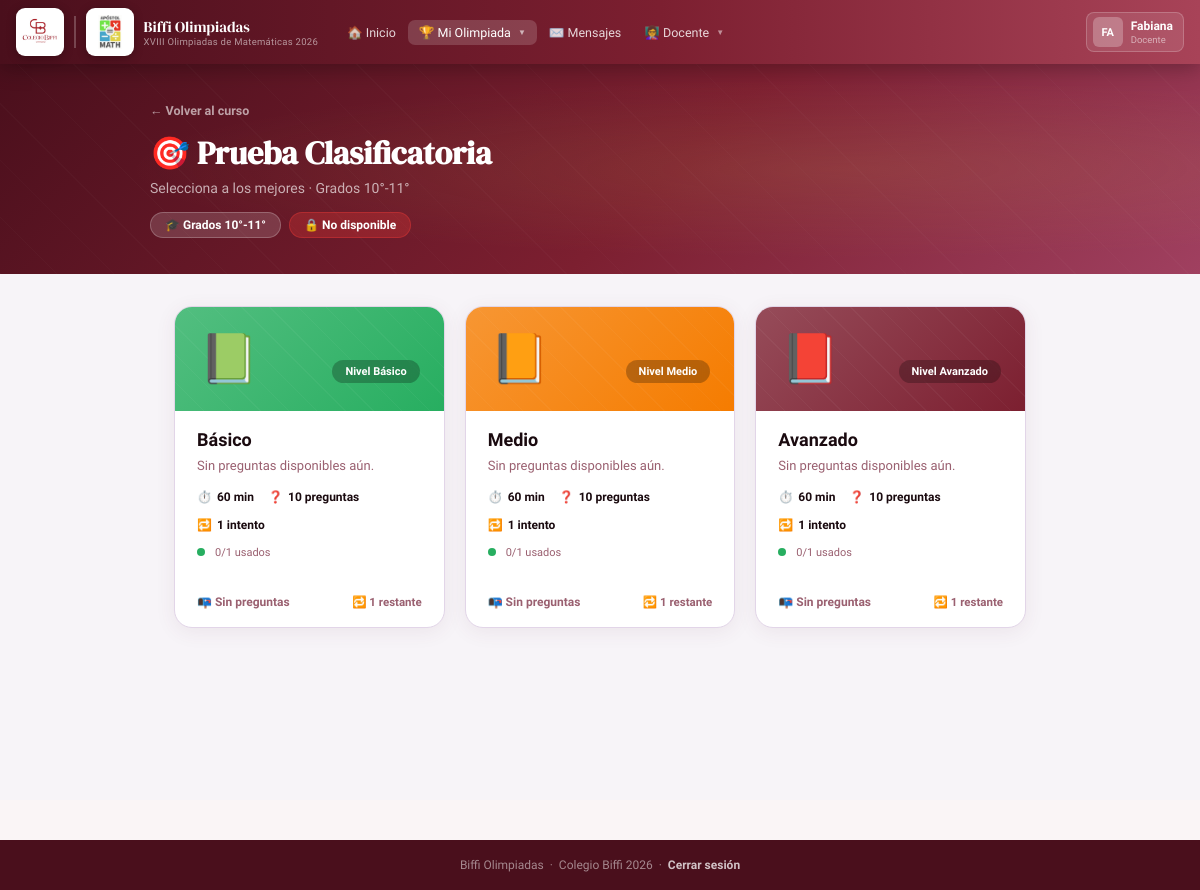
The app's page /pruebas.php?tipo=clasificatoria (signed in) with its own data.
### tables this page shows
CREATE TABLE IF NOT EXISTS `pruebas_config` (
  `id`                INT AUTO_INCREMENT PRIMARY KEY,
  `tipo_prueba`       ENUM('simulacro','clasificatoria','selectiva','final') NOT NULL,
  `grupo_grado`       ENUM('4-5','6-7','8-9','10-11') NOT NULL,
  `tiempo_limite_min` TINYINT UNSIGNED DEFAULT NULL,
  `num_preguntas`     TINYINT UNSIGNED DEFAULT 10,
  `max_intentos`      TINYINT UNSIGNED DEFAULT 0 COMMENT '0 = ilimitado',
  `habilitada`        TINYINT(1) DEFAULT 0,
  `instrucciones`     TEXT DEFAULT NULL,
  `creado_en`         DATETIME DEFAULT CURRENT_TIMESTAMP,
  UNIQUE KEY `config_unica` (`tipo_prueba`, `grupo_grado`)
);

### includes/config.php (called while the page is built, shortened)
<?php
function isDocente() { return in_array($_SESSION['rol'] ?? '', ['admin','docente']); }
function grupoDeGrado(?int $grado): string {
    if($grado === null) return '10-11';
    return '10-11';
}
function miGrupo(): string {
    return grupoDeGrado($_SESSION['grado'] ?? null);
}
function etiquetaGrupo(string $g): string {
    return ['4-5'=>'Grados 4°-5°','6-7'=>'Grados 6°-7°',
            '8-9'=>'Grados 8°-9°','10-11'=>'Grados 10°-11°'][$g] ?? $g;
}
function pruebaHabilitada($pdo, string $tipo, string $grupo): bool {
    try {
        $s = $pdo->prepare("SELECT habilitada FROM secciones WHERE nombre=? LIMIT 1");
        $s->execute([$tipo]);
        $val = $s->fetchColumn();
        return (int)$val === 1;
    } catch(\Exception $e){ return false; }
}
function intentosRestantes($pdo, int $uid, string $tipo, string $grupo, ?string $nivel=null): int {
    try {
        $c = $pdo->prepare("SELECT max_intentos FROM pruebas_config WHERE tipo_prueba=? AND grupo_grado=? LIMIT 1");
        $c->execute([$tipo,$grupo]); $max = $c->fetchColumn();
        $gg_escaped = str_replace('_', '\\_', $grupo);
        if($nivel){
            $niv_escaped = str_replace('_', '\\_', $nivel);
            $patron = $niv_escaped.'\\_'.$gg_escaped.'\\_'.$tipo;
        } else {
            $patron = '%\\_'.$gg_escaped.'\\_'.$tipo;
        }
        $usados = $pdo->prepare("SELECT COUNT(*) FROM resultados WHERE usuario_id=? AND nivel LIKE ? ESCAPE '\\\\'");
        $usados->execute([$uid, $patron]);
        $n = (int)$usados->fetchColumn();
        return max(0, (int)$max - $n);
    } catch(\Exception $e){ return -1; }
}
function tiposPrueba(): array {
    return [
        'simulacro'     => ['🏋️',  'Simulacro',           'Práctica libre, sin límite de tiempo'],
        'clasificatoria'=> ['🎯',  'Prueba Clasificatoria','Selecciona a los mejores'],
        'selectiva'     => ['⭐',  'Prueba Selectiva',     'Segunda fase oficial'],
        'final'         => ['🏆',  'Prueba Final',         'Gran final de las olimpiadas'],
    ];
}
?>

### pruebas.php (the view, shortened to what this page needs)
<?php
require_once 'includes/config.php';
$mi_grupo = miGrupo();
$tipo     = $_GET['tipo'] ?? 'simulacro';
$tipos_info = tiposPrueba();
$tipo_info  = $tipos_info[$tipo];
$habilitada = pruebaHabilitada($pdo, $tipo, $mi_grupo);
$nivel_estudiante = strtolower($_SESSION['nivel'] ?? '');
$niveles_labels = [
    'basico' => 'BÁSICO',
    'medio' => 'MEDIO',
    'avanzado' => 'AVANZADO',
];
$grupos_labels = [
    '4-5' => '4° y 5°',
    '6-7' => '6° y 7°',
    '8-9' => '8° y 9°',
    '10-11' => '10° y 11°',
];
$nivel_banner = $niveles_labels[$nivel_estudiante] ?? strtoupper($nivel_estudiante);
$grupo_banner = $grupos_labels[$mi_grupo] ?? etiquetaGrupo($mi_grupo);
$niveles = ['basico'=>['📗','Básico','#27AE60'],
            'medio' =>['📙','Medio', '#F57C00'],
            'avanzado'=>['📕','Avanzado','#7C1F30']];
$info_niveles = [];
foreach($niveles as $niv=>[$ico,$lbl,$color]){
    try {
        $c = $pdo->prepare("SELECT COUNT(*) FROM preguntas WHERE tipo_prueba=? AND grupo_grado=? AND nivel=?");
        $c->execute([$tipo,$mi_grupo,$niv]); $cnt=(int)$c->fetchColumn();
    } catch(\Exception $e){}
    $cfg = null;
    try {
        $s = $pdo->prepare("SELECT * FROM pruebas_config WHERE tipo_prueba=? AND grupo_grado=?");
        $s->execute([$tipo,$mi_grupo]); $cfg=$s->fetch();
    } catch(\Exception $e){}
    $intentos_rest = intentosRestantes($pdo,(int)$_SESSION['user_id'],$tipo,$mi_grupo,$niv);
    $max_int       = intval($cfg['max_intentos']??0);
    if($max_int>0){
        $niv_e = str_replace('_','\\_',$niv);
        $gg_e  = str_replace('_','\\_',$mi_grupo);
        $patron_niv = $niv_e.'\\_'.$gg_e.'\\_'.$tipo;
        $u=$pdo->prepare("SELECT COUNT(*) FROM resultados WHERE usuario_id=? AND nivel LIKE ? ESCAPE '\\\\'");
        $u->execute([$_SESSION['user_id'],$patron_niv]); $usado=(int)$u->fetchColumn();
    }
    $bloqueado  = (!isDocente() && $tipo!=='simulacro' && $max_int>0 && $intentos_rest===0);
    $disponible = !$bloqueado;
    $info_niveles[$niv] = compact('ico','lbl','color','cnt','cfg','intentos_rest','max_int','usado','bloqueado','disponible');
}
require_once 'includes/header.php';
?>
<div class="sel-page">
  <div class="sel-hero">
    <div class="sel-hero-inner">
      <a href="curso.php" class="sel-back">← Volver al curso</a>
      <h1><?=$tipo_info[0]?> <?=$tipo_info[1]?></h1>
      <p><?=$tipo_info[2]?> · <?=etiquetaGrupo($mi_grupo)?></p>
      <div class="sel-hero-badges">
        <span class="shb">🎓 <?=etiquetaGrupo($mi_grupo)?></span>
        <?php if($habilitada): ?>
        <span class="shb" style="background:rgba(39,174,96,.3);border-color:rgba(39,174,96,.4)">✅ Disponible</span>
        <?php else: ?>
        <span class="shb" style="background:rgba(229,57,53,.3);border-color:rgba(229,57,53,.4)">🔒 No disponible</span>
        <?php endif ?>
      </div>
    </div>
  </div>
  <div class="sel-body">
    <?php if($tipo === 'clasificatoria' && !isDocente()): ?>
    <?php $clas_info = $info_niveles[$nivel_estudiante] ?? reset($info_niveles); ?>
    <?php $clas_href = 'simulacro.php?tipo='.$tipo.'&nivel='.$nivel_estudiante; ?>
    <div class="clas-wrap">
      <div class="clas-banner">
        <span class="clas-dot"></span>
        <div class="clas-banner-text">
          <strong>ESTÁS INSCRITO EN EL NIVEL <?=$nivel_banner?></strong>
          <span>| GRADOS <?=$grupo_banner?></span>
        </div>
      </div>
      <div class="clas-card">
        <div class="clas-head">
          <h2>PRUEBA CLASIFICATORIA 2026</h2>
          <p>XVIII OLIMPIADAS DE MATEMÁTICAS UIS - SECUNDARIA</p>
        </div>
        <div class="clas-body">
          <section class="rule-sec">
            <div class="rule-title green">✏️ 1. ELEMENTOS PERMITIDOS</div>
            <div class="rule-text">
              Para la presentación de la Prueba Clasificatoria, <strong>únicamente</strong> está permitido el uso de:
            </div>
            <div class="tag-list">
              <span class="tag-item">Hojas blancas</span>
              <span class="tag-item">Lápiz</span>
              <span class="tag-item">Borrador</span>
              <span class="tag-item">Sacapuntas</span>
            </div>
          </section>
          <section class="rule-sec red">
            <div class="rule-title red">⚠️ 2. CAUSALES DE ANULACIÓN</div>
            <div class="rule-text">La prueba será anulada en los siguientes casos:</div>
            <ul class="rule-list">
              <li>Suplantación de identidad del estudiante.</li>
              <li>Acceso a páginas de internet distintas a la plataforma Moodle.</li>
              <li>Uso de inteligencia artificial, calculadoras, celulares, libros, apuntes o cualquier otro material no autorizado en Elementos permitidos.</li>
            </ul>
            <div class="rule-text">
              En caso de que un estudiante incumpla estas reglas, o las establecidas por el colegio en el marco de la logística para la presentación de la prueba, el docente enlace deberá reportar la falta al correo <strong>olimpiadas.matematicas@uis.edu.co</strong> para proceder con la anulación de la prueba.
            </div>
          </section>
          <section class="rule-sec teal">
            <div class="rule-title teal">🛡️ 3. HONOR OLÍMPICO</div>
            <div class="rule-text">
              El Comité Organizador de las OMU para Secundaria – 2026, presumirá el <strong>honor olímpico de cada uno</strong> de los participantes, así como el de las instituciones que representan, en los términos del juramento que a continuación se presenta:
            </div>
            <div class="oath-box">
              "Al ingresar a la Prueba Clasificatoria, juro abstenerme de compartir o recibir las preguntas o las respuestas del cuestionario, así como recibir ayuda de terceros en su realización, o cualquier otro acto deshonesto que pueda conducir a la trampa, al fraude, perjudique a mis compañeros competidores o lesione el buen nombre de mi colegio y de mi familia, en el marco de las Olimpiadas de Matemáticas UIS."
            </div>
          </section>
          <section class="rule-sec blue">
            <div class="rule-title blue">ℹ️ 4. ESTRUCTURA</div>
            <div class="rule-text">
              Esta prueba consta de <strong>9 preguntas de selección múltiple con única respuesta</strong>. Para contestar una pregunta seleccione la opción que considere correcta. Adicionalmente encontrarás una pregunta sobre el grado de escolaridad que cursas actualmente.
            </div>
          </section>
          <section class="rule-sec orange">
            <div class="rule-title orange">✅ 5. CALIFICACIÓN</div>
            <div class="rule-text">La calificación de este examen es así:</div>
            <div class="score-box">
              <div class="score-row gray"><strong>Base por presentación:</strong><strong>+9 puntos</strong></div>
              <div class="score-row green"><strong>Respuesta correcta:</strong><strong>+5 puntos</strong></div>
              <div class="score-row red"><strong>Respuesta incorrecta:</strong><strong>-1 punto</strong></div>
              <div class="score-row blue"><strong>Opción “No sé”:</strong><strong>0 puntos</strong></div>
            </div>
          </section>
          <section class="rule-sec dark">
            <div class="rule-title dark">⌛ 6. TIEMPO Y CONDICIONES DE ENVÍO</div>
            <div class="rule-text">
              El tiempo límite para contestar esta prueba es de <strong>120 minutos</strong>. Asegúrate de enviar tus respuestas antes de terminar este tiempo.
            </div>
            <div class="important-box">
              <h4>⚠️ ¡IMPORTANTE!</h4>
              <p>
                Para presentar la prueba tendrás un <strong>ÚNICO INTENTO</strong>. Por favor, ponte en contacto con tu profesor de matemáticas, quien te indicará la fecha (entre el 24 y el 27 de marzo) y el horario (de 6 a.m a 5 p.m.) específicos para realizarla. Una vez que se inicie el cuestionario, el tiempo empezará a correr y dispondrás de solo 2 horas para completarlo.
              </p>
            </div>
          </section>
        </div>
      </div>
      <div class="meta-card">
        <div class="meta-card-title">🧾 Prueba Clasificatoria del Nivel <?=$nivel_banner?> (<?=$grupo_banner?>)</div>
        <div class="meta-line"><strong>Abrió:</strong> viernes, 27 de marzo de 2026, 06:00 &nbsp;&nbsp; <strong>Cierra:</strong> viernes, 27 de marzo de 2026, 18:00</div>
      </div>
      <div class="results-card">
        <div class="results-card-title">🏆 Resultados de la Prueba Clasificatoria</div>
        <div class="rule-text">
          A partir del lunes 6 de abril, podrás consultar aquí los resultados oficiales de la Prueba Clasificatoria.
        </div>
        <div class="rule-text">
          Te invitamos a estar atento(a) a esta fecha para conocer tu desempeño y los siguientes pasos del proceso en las olimpiadas.
        </div>
      </div>
      <div class="start-panel">
        <div class="start-copy">
          <h3>Ingreso al cuestionario</h3>
          <p>
            Tu acceso está configurado para el nivel <?=$nivel_banner?> y el grupo <?=$grupo_banner?>.
            Cuando estés listo, podrás iniciar tu único intento desde aquí.
          </p>
        </div>
        <?php if(!empty($clas_info['bloqueado'])): ?>
        <div class="nc-blocked-msg" style="font-size:14px">🔒 Ya agotaste tu intento disponible.</div>
        <?php elseif(empty($clas_info['cnt'])): ?>
        <div class="nc-blocked-msg" style="font-size:14px;color:#9a6070">📭 Esta prueba aún no tiene preguntas cargadas.</div>
        <?php else: ?>
        <a href="<?=$clas_href?>" class="start-btn">Entrar al cuestionario</a>
        <?php endif ?>
      </div>
    </div>
    <?php else: ?>
    <div class="sel-grid">
    <?php foreach($info_niveles as $niv=>$info):
      $cfg   = $info['cfg'];
      $color = $info['color'];
      $tl    = $cfg['tiempo_limite_min']??null;
      $np    = intval($cfg['num_preguntas']??10);
      $mi    = intval($info['max_int']);
      $href  = $info['disponible'] ? 'simulacro.php?tipo='.$tipo.'&nivel='.$niv : '#';
    ?>
    <a href="<?=$href?>" class="nivel-card <?=(!$info['disponible'])?'blocked':''?>">
      <div class="nc-top" style="background:linear-gradient(135deg,<?=$color?>cc,<?=$color?>)">
        <span class="nc-icon"><?=$info['ico']?></span>
        <span class="nc-badge">Nivel <?=$info['lbl']?></span>
      </div>
      <div class="nc-body">
        <div class="nc-title"><?=$info['lbl']?></div>
        <div class="nc-sub">
          <?php if($info['cnt']===0): ?>
            Sin preguntas disponibles aún.
          <?php elseif($info['bloqueado']): ?>
            Has completado el máximo de intentos.
          <?php else: ?>
            <?=$info['cnt']?> pregunta<?=$info['cnt']!=1?'s':''?> disponible<?=$info['cnt']!=1?'s':''?>.
          <?php endif ?>
        </div>
        <div class="nc-stats">
          <?php if($tl): ?>
          <span class="nc-stat">⏱️ <strong><?=$tl?> min</strong></span>
          <?php else: ?>
          <span class="nc-stat">⏱️ Sin límite</span>
          <?php endif ?>
          <span class="nc-stat">❓ <strong><?=$np?> preguntas</strong></span>
          <?php if($mi>0): ?>
          <span class="nc-stat">🔁 <strong><?=$mi?> intento<?=$mi!=1?'s':''?></strong></span>
          <?php endif ?>
        </div>
        <?php if($mi>0): ?>
        <div class="intentos-bar" style="margin-bottom:4px">
          <?php for($d=0;$d<$mi;$d++): ?>
          <div class="int-dot <?=$d<$info['usado']?'used':'avail'?>"></div>
          <?php endfor ?>
          <span style="font-size:11px;color:#9a6070;margin-left:6px"><?=$info['usado']?>/<?=$mi?> usados</span>
        </div>
        <?php endif ?>
      </div>
      <div class="nc-cta">
        <?php if($info['bloqueado']): ?>
          <span class="nc-blocked-msg">🔒 Intentos agotados</span>
        <?php elseif($info['cnt']===0): ?>
          <span class="nc-blocked-msg" style="color:#9a6070">📭 Sin preguntas</span>
        <?php elseif(!$habilitada && !isDocente()): ?>
          <span class="nc-blocked-msg">🔒 No disponible</span>
        <?php else: ?>
          <button class="nc-action" style="background:<?=$color?>" onclick="event.preventDefault();location.href='<?=$href?>'">
            Comenzar →
          </button>
        <?php endif ?>
        <?php if($mi>0 && !$info['bloqueado'] && $info['disponible']): ?>
        <span class="nc-intentos">🔁 <?=max(0,$mi-$info['usado'])?> restante<?=max(0,$mi-$info['usado'])!=1?'s':''?></span>
        <?php endif ?>
      </div>
    </a>
    <?php endforeach ?>
    </div>
    <?php endif ?>
  </div>
</div>
<?php require_once 'includes/footer.php'; ?>

### records on screen
pruebas_config: ico "📗", lbl "Básico", shows "Sin preguntas disponibles aún.", tiempo_limite_min "60", num_preguntas "10", max_intentos "1", habilitada "0", shows "📭 Sin preguntas", max(0,$mi-$info['usado']) "1", ico "📙", lbl "Medio", ico "📕", lbl "Avanzado"

### other values on screen
$_iniciales "FA"
$_nombre "Fabiana"
$rol_actual "Docente"
$tipo_info[0] "🎯"
$tipo_info[1] "Prueba Clasificatoria"
$tipo_info[2] "Selecciona a los mejores"
etiquetaGrupo($mi_grupo) "Grados 10°-11°"
